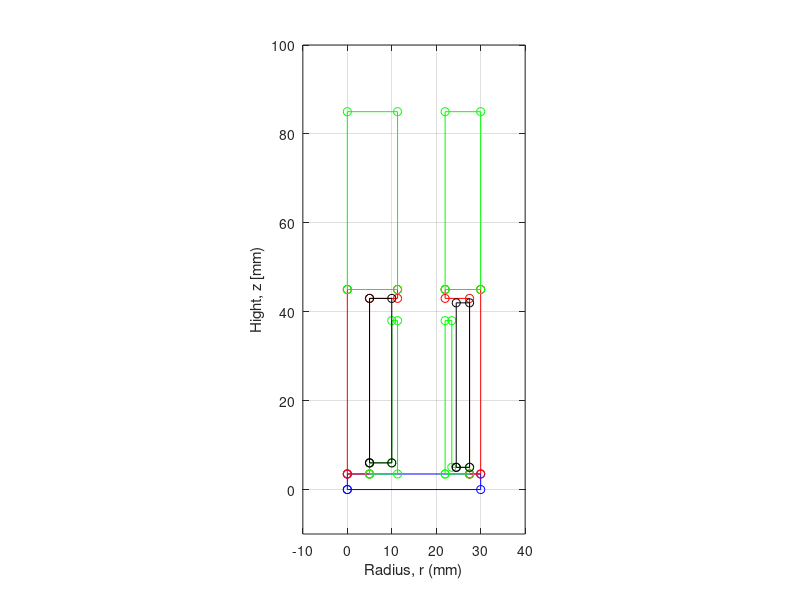

MATLAB code for this plot:
%% draw_magnet_extended_channel.m
% E:\ABEP\FEMM\HEPS100_ExtendChannelMagnet
clear; clc; close all;
%% Geometry Parameters of HETs
p.Hight_BasePlate = 3.5;    % Hight_BasePlate = 3.5mm 
p.Hight_Shield_T0 = 5;      % Shield supproting  
p.Hight_Shield_T1 = 6;      % dT = 1.5 mm 
p.Hight_Shield_T2 = 38;     % Shield Core 
p.Hight_Core_T = 43;        % airgap = 5mm 
p.Hight_Core = 45;       
p.Hight_Extended = 40;

p.R_CenterCore_T = 5;       % R1.CenterCore, dR = 5mm     
p.R_CenterShiled_T = 10;    % R1.CenterShield     
p.R_CenterCore = 11.3;      % R2.CenterCore, R2.CenterShield  
p.R1_OuterCore = 22;        % R1.Shield
p.R1_OuterCore_T = 23.5;    % R2.Shield, dR = 1.5mm
p.R1_OuterCore_T2 = 27.5;   % R1.OuterCore, dR = 2.5mm
p.R2_OuterCore = 30;        % Radius of BasePlate, R2.OuterCore, 
p.Aluminum_T = 1;           % Thickness of Aluminum, as Supporter.Outer.AWG 


%% 1. Base Plate, Core Pure Ion, @rz-domain
r = [0 p.R2_OuterCore]; 
z = [0 p.Hight_BasePlate ]; 

R(1) = r(1); Z(1) = z(1); 
R(2) = r(1); Z(2) = z(2);
R(3) = r(2); Z(3) = z(2);
R(4) = r(2); Z(4) = z(1);
R(5) = r(1); Z(5) = z(1); 
plot(R, Z,'b-o'); grid; hold on; 
xlabel('Radius, r (mm)'); ylabel('Hight, z [mm)')

BaseCore.r = r; BaseCore.z = z; BaseCore.R = R; BaseCore.Z = Z;
clear r; clear R; clear z; clear Z;

%% 2. Center Core @rz-domain
%% 2.1 radius and height of center core 
r = [0 p.R_CenterCore_T     p.R_CenterCore] ; 
z = [p.Hight_BasePlate      p.Hight_Core_T p.Hight_Core]; 

R(1) = r(1); Z(1) = z(1); 
R(2) = r(1); Z(2) = z(3);
R(3) = r(3); Z(3) = z(3);
R(4) = r(3); Z(4) = z(2);
R(5) = r(2); Z(5) = z(2); 
R(6) = r(2); Z(6) = z(1); 
R(7) = r(1); Z(7) = z(1); 
plot(R, Z,'r-o'); 
CenterCore.r = r; CenterCore.z = z;  CenterCore.R = R; CenterCore.Z = Z;
clear r; clear R; clear z; clear Z; 


%% 2.2. Center Shield @rz-domain
r = [p.R_CenterCore_T   p.R_CenterShiled_T  p.R_CenterCore] ; 
z = [p.Hight_BasePlate  p.Hight_Shield_T1   p.Hight_Shield_T2] ; 

R(1) = r(1); Z(1) = z(1); 
R(2) = r(1); Z(2) = z(2);
R(3) = r(2); Z(3) = z(2);
R(4) = r(2); Z(4) = z(3);
R(5) = r(3); Z(5) = z(3); 
R(6) = r(3); Z(6) = z(1); 
R(7) = r(1); Z(7) = z(1); 
plot(R, Z,'g-o'); 
CenterShield.r = r; CenterShield.z = z;  CenterShield.R = R; CenterShield.Z = Z;
clear r; clear R; clear z; clear Z; 

%% 2.3. AWG26, @rz-domain
r = [p.R_CenterCore_T  p.R_CenterShiled_T ] ; 
z = [p.Hight_Shield_T1 p.Hight_Core_T] ; 
R(1) = r(1); Z(1) = z(1); 
R(2) = r(1); Z(2) = z(2);
R(3) = r(2); Z(3) = z(2);
R(4) = r(2); Z(4) = z(1);
R(5) = r(1); Z(5) = z(1); 
plot(R, Z,'k-o'); 
CenterAWG.r = r; CenterAWG.z = z; CenterAWG.R = R; CenterAWG.Z = Z;
clear r; clear R; clear z; clear Z;

%% 3. Outer Core @rz-domain
%% 3.1 Outer core 
r = [p.R1_OuterCore     p.R1_OuterCore_T2   p.R2_OuterCore];
z = [p.Hight_BasePlate  p.Hight_Core_T      p.Hight_Core];

R(1) = r(2); Z(1) = z(1); 
R(2) = r(2); Z(2) = z(2);
R(3) = r(1); Z(3) = z(2);
R(4) = r(1); Z(4) = z(3);
R(5) = r(3); Z(5) = z(3); 
R(6) = r(3); Z(6) = z(1); 
R(7) = r(2); Z(7) = z(1); 
plot(R, Z,'r-o'); 
OuterCore.r = r; OuterCore.z = z;  OuterCore.R = R; OuterCore.Z = Z;
clear r; clear R; clear z; clear Z; 

%% 3.2. Outer Shield
r = [p.R1_OuterCore     p.R1_OuterCore_T    p.R1_OuterCore_T2]; 
z = [p.Hight_BasePlate  p.Hight_Shield_T0   p.Hight_Shield_T2]; 

R(1) = r(1); Z(1) = z(1); 
R(2) = r(1); Z(2) = z(3);
R(3) = r(2); Z(3) = z(3);
R(4) = r(2); Z(4) = z(2);
R(5) = r(3); Z(5) = z(2); 
R(6) = r(3); Z(6) = z(1); 
R(7) = r(1); Z(7) = z(1); 
plot(R, Z,'g-o'); 
OuterShield.r = r; OuterShield.z = z;  OuterShield.R = R; OuterShield.Z = Z;
clear r; clear R; clear z; clear Z; 

%% 3.3. Outer AWG26 
r = [(p.R1_OuterCore_T + p.Aluminum_T )   p.R1_OuterCore_T2]; 
z = [p.Hight_Shield_T0                    (p.Hight_Core_T - p.Aluminum_T )] ; 
R(1) = r(1); Z(1) = z(1); 
R(2) = r(1); Z(2) = z(2);
R(3) = r(2); Z(3) = z(2);
R(4) = r(2); Z(4) = z(1);
R(5) = r(1); Z(5) = z(1); 
plot(R, Z,'k-o'); 
OuterAWG.r = r; OuterAWG.z = z; OuterAWG.R = R; OuterAWG.Z = Z;
clear r; clear R; clear z; clear Z;

%% 4. Extended Core
%% 4.1 Center Extended Core
% Nodes 
r = [0              p.R_CenterCore]; 
z = [p.Hight_Core   (p.Hight_Core + p.Hight_Extended)] ; 
% Segnments in the Clockwised Block Generation
R(1) = r(1); Z(1) = z(1); 
R(2) = r(1); Z(2) = z(2);
R(3) = r(2); Z(3) = z(2);
R(4) = r(2); Z(4) = z(1);
R(5) = r(1); Z(5) = z(1); 
plot(R, Z,'g-o'); 
CenterExtendCore.r = r; CenterExtendCore.z = z; CenterExtendCore.R = R; CenterExtendCore.Z = Z;
clear r; clear R; clear z; clear Z;

%% 4.2 Outer Extended Core
% Nodes  
r = [p.R1_OuterCore     p.R2_OuterCore]; 
z = [p.Hight_Core       (p.Hight_Core + p.Hight_Extended)] ; 
% Segnments in the Clockwised Block Generation
R(1) = r(1); Z(1) = z(1); 
R(2) = r(1); Z(2) = z(2);
R(3) = r(2); Z(3) = z(2);
R(4) = r(2); Z(4) = z(1);
R(5) = r(1); Z(5) = z(1); 
plot(R, Z,'g-o'); 
CenterExtendCore.r = r; CenterExtendCore.z = z; CenterExtendCore.R = R; CenterExtendCore.Z = Z;
clear r; clear R; clear z; clear Z;

axis([-10 40 -10 100]); axis equal;

